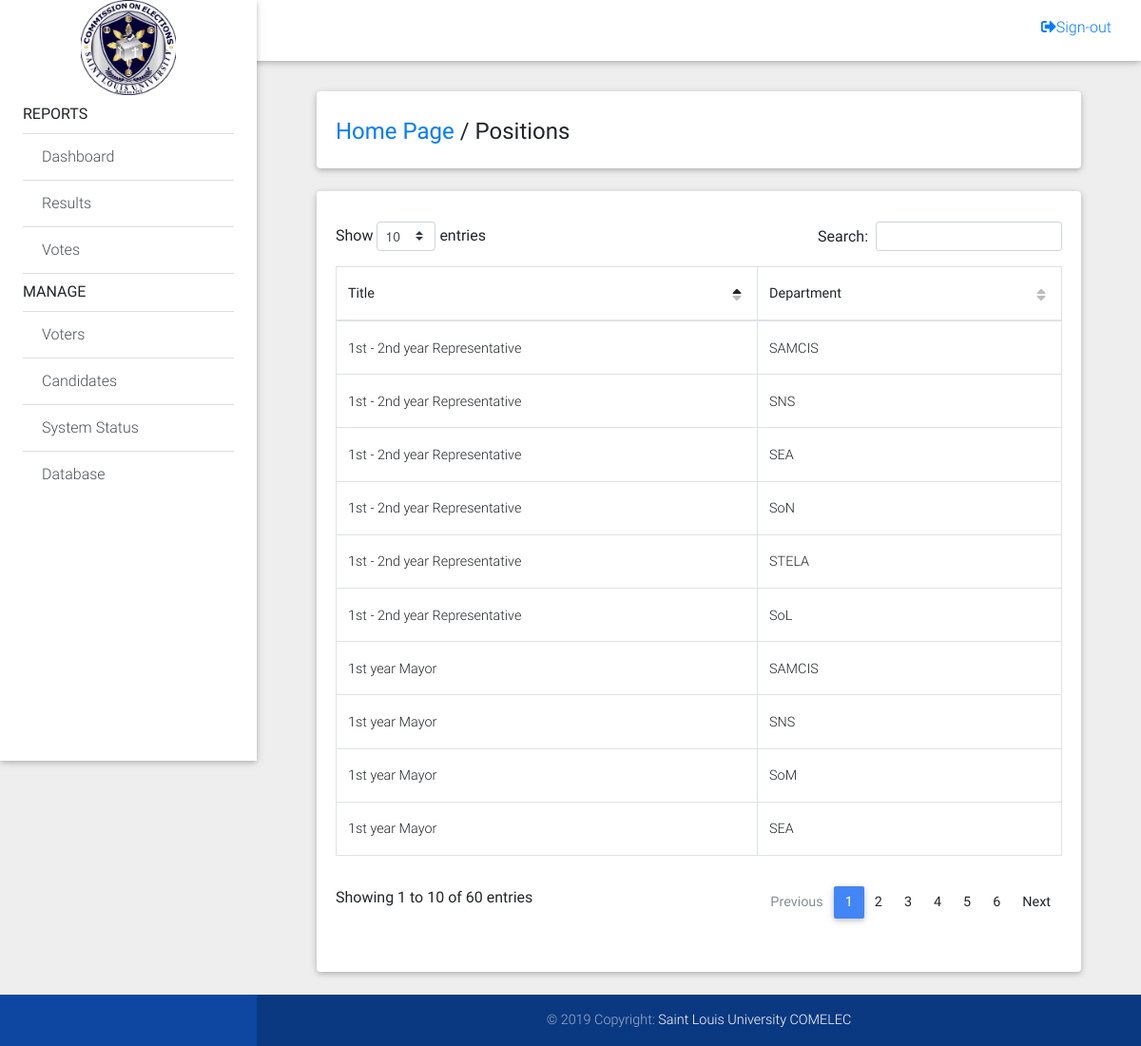
The page /comeleccommissioners/positions.php (signed in) on the database its author committed.
### tables this page shows
CREATE TABLE IF NOT EXISTS `positions` (
  `id` int(11) NOT NULL AUTO_INCREMENT,
  `title` varchar(200) NOT NULL,
  `description` varchar(50) NOT NULL,
  `priority` int(11) NOT NULL,
  `department` varchar(200) NOT NULL,
  PRIMARY KEY (`id`)
);

### comeleccommissioners/positions.php (the view, shortened to what this page needs)
<?php include 'includes/session.php'; ?>
<?php include 'includes/header.php'; ?>
<body class="grey lighten-3">
  <?php
  include 'includes/navbar.php'; ?>
  <main class="pt-5 mx-lg-5">
    <div class="container-fluid mt-5">
      <div class="card mb-4 wow fadeIn">
        <div class="card-body d-sm-flex justify-content-between">
          <h4 class="mb-2 mb-sm-0 pt-1">
            <a href="home.php">Home Page</a>
            <span>/</span>
            <span>Positions</span>
          </h4>
        </div>
      </div>
      <div class="row">
        <div class="col-md-12">
          <div class="card">
            <div class="card-body">
              <table id="dtBasicExample" class="table table-bordered" cellspacing="0" width="100%">
               <thead>
                  <th>Title</th>
                  <th>Department</th>
                </thead>
                <tbody>
                  <?php
                    $sql = "SELECT * FROM positions ORDER BY priority ASC";
                    $query = $conn->query($sql);
                    while($row = $query->fetch_assoc()){
                      echo "
                        <tr>
                          <td>".$row['title']."</td>
                          <td>".$row['department']."</td>
                        </tr>
                      ";
                    }
                  ?>
                </tbody>
              </table>
            </div>
          </div>
        </div>
      </div>
    </div>
  </main>
<?php include 'includes/footer.php'; ?>
</body>
</html>

### comeleccommissioners/includes/header.php (style rules this page uses)
* { margin: 0; padding: 0; }
html, body { height: 100%; width: 100%; }
main { min-height: 100%; }

### rows shown on the page
positions: title "1st - 2nd year Representative", department "SAMCIS"
positions: title "1st year Mayor", department "SAMCIS"
positions: title "1st - 2nd year Representative", department "SNS"
positions: title "1st year Mayor", department "SNS"
positions: title "1st year Mayor", department "SoM"
positions: title "1st - 2nd year Representative", department "SEA"
positions: title "1st year Mayor", department "SEA"
positions: title "1st - 2nd year Representative", department "SoN"
positions: title "1st - 2nd year Representative", department "STELA"
positions: title "1st - 2nd year Representative", department "SoL"
